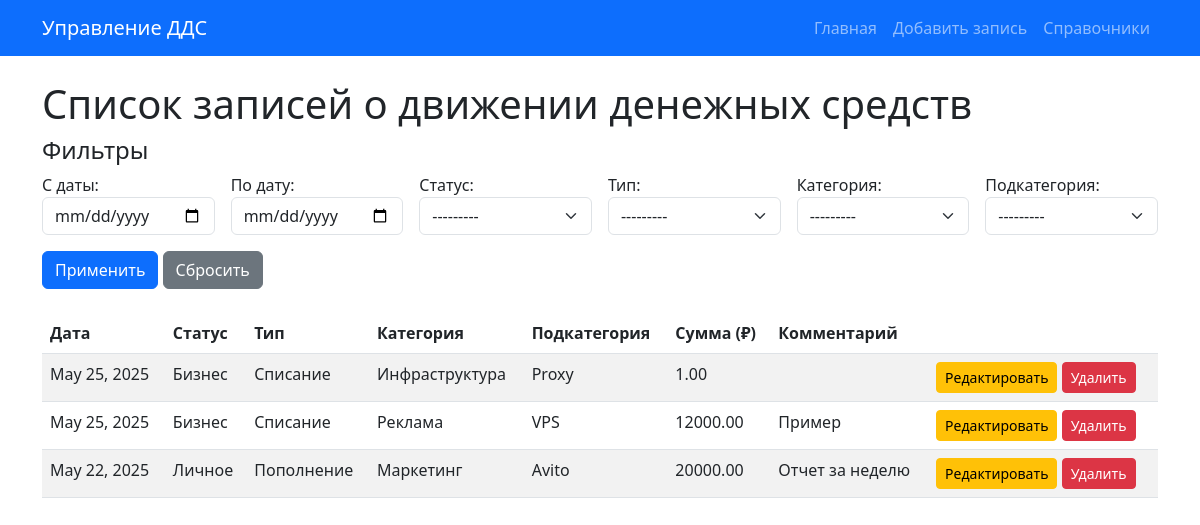
The page / on the database its author committed.
### cashflow_app/models.py (models this page shows, shortened)
class CashflowRecord(models.Model):
    created_at = models.DateField(auto_now_add=True)
    manual_date = models.DateField(null=True, blank=True)
    status = models.ForeignKey(Status, on_delete=models.SET_NULL, null=True)
    type = models.ForeignKey(Type, on_delete=models.SET_NULL, null=True)
    category = models.ForeignKey(Category, on_delete=models.SET_NULL, null=True)
    subcategory = models.ForeignKey(SubCategory, on_delete=models.SET_NULL, null=True)
    amount = models.DecimalField(max_digits=10, decimal_places=2)
    comment = models.TextField(blank=True, null=True)
    class Meta:
        verbose_name = "Запись ДДС"
        verbose_name_plural = "Записи ДДС"

class Status(models.Model):
    name = models.CharField(max_length=50)
    def __str__(self):
        return self.name
    class Meta:
        verbose_name = "Статус"
        verbose_name_plural = "Статусы"

class Type(models.Model):
    name = models.CharField(max_length=50)
    def __str__(self):
        return self.name
    class Meta:
        verbose_name = "Тип"
        verbose_name_plural = "Типы"

class Category(models.Model):
    name = models.CharField(max_length=50)
    type = models.ForeignKey(Type, on_delete=models.CASCADE, null=True, blank=True)
    def __str__(self):
        if self.type:
            return f"{self.name} ({self.type.name})"
        return self.name
    class Meta:
        verbose_name = "Категория"
        verbose_name_plural = "Категории"

class SubCategory(models.Model):
    name = models.CharField(max_length=50)
    category = models.ForeignKey(Category, on_delete=models.CASCADE)
    def __str__(self):
        return f"{self.name} ({self.category.name})"
    class Meta:
        verbose_name = "Подкатегория"
        verbose_name_plural = "Подкатегории"

### cashflow_app/views.py (the view, shortened to what this page needs)
# urls.py: path('', views.home_view, name='record_list'),
def home_view(request):
    if request.method == 'POST' and 'delete_record_id' in request.POST:
        record_id = request.POST.get('delete_record_id')
        record = get_object_or_404(CashflowRecord, id=record_id)
        record.delete()
        return redirect('record_list')  # Перенаправление на главную
    records = CashflowRecord.objects.all()
    filter_form = RecordFilterForm(request.GET or None)
    return render(request, 'record_list.html', {
        'records': records,
        'filter_form': filter_form,
    })

### cashflow_app/forms.py
class RecordFilterForm(forms.Form):
    date_from = forms.DateField(
        required=False,
        widget=forms.DateInput(attrs={'type': 'date', 'class': 'form-control'}),
        label='С даты'
    )
    date_to = forms.DateField(
        required=False,
        widget=forms.DateInput(attrs={'type': 'date', 'class': 'form-control'}),
        label='По дату'
    )
    status = forms.ModelChoiceField(
        queryset=Status.objects.all(),
        required=False,
        label='Статус',
        widget=forms.Select(attrs={'class': 'form-select'})
    )
    type = forms.ModelChoiceField(
        queryset=Type.objects.all(),
        required=False,
        label='Тип',
        widget=forms.Select(attrs={'class': 'form-select'})
    )
    category = forms.ModelChoiceField(
        queryset=Category.objects.all(),
        required=False,
        label='Категория',
        widget=forms.Select(attrs={'class': 'form-select'})
    )
    subcategory = forms.ModelChoiceField(
        queryset=SubCategory.objects.all(),
        required=False,
        label='Подкатегория',
        widget=forms.Select(attrs={'class': 'form-select'})
    )

### templates/record_list.html (shortened to what this page needs)
{% extends 'base.html' %}
{% block content %}
<h1>Список записей о движении денежных средств</h1>
<h4>Фильтры</h4>
<form method="get" class="row g-3 mb-4">
    <div class="col-md-2">{{ filter_form.date_from.label_tag }}{{ filter_form.date_from }}</div>
    <div class="col-md-2">{{ filter_form.date_to.label_tag }}{{ filter_form.date_to }}</div>
    <div class="col-md-2">{{ filter_form.status.label_tag }}{{ filter_form.status }}</div>
    <div class="col-md-2">{{ filter_form.type.label_tag }}{{ filter_form.type }}</div>
    <div class="col-md-2">{{ filter_form.category.label_tag }}{{ filter_form.category }}</div>
    <div class="col-md-2">{{ filter_form.subcategory.label_tag }}{{ filter_form.subcategory }}</div>
    <div class="col-12">
        <button type="submit" class="btn btn-primary">Применить</button>
        <a href="{% url 'record_list' %}" class="btn btn-secondary">Сбросить</a>
    </div>
</form>
<table class="table table-striped">
    <thead>
        <tr>
            <th>Дата</th>
            <th>Статус</th>
            <th>Тип</th>
            <th>Категория</th>
            <th>Подкатегория</th>
            <th>Сумма (₽)</th>
            <th>Комментарий</th>
            <th></th>
        </tr>
    </thead>
    <tbody>
        {% for record in records %}
        <tr>
            <td>{{ record.manual_date|default:record.created_at }}</td>
            <td>{{ record.status.name }}</td>
            <td>{{ record.type.name }}</td>
            <td>{{ record.category.name }}</td>
            <td>{{ record.subcategory.name }}</td>
            <td>{{ record.amount }}</td>
            <td>{{ record.comment }}</td>
            <td>
                <a href="{% url 'record_edit' record.id %}" class="btn btn-warning btn-sm">Редактировать</a>
                <form method="post" style="display:inline;">
                    <button type="submit" class="btn btn-danger btn-sm">Удалить</button>
                </form>
            </td>
        </tr>
        {% empty %}
        <tr><td colspan="8">Нет записей</td></tr>
        {% endfor %}
    </tbody>
</table>
{% endblock %}

### rows shown on the page
CashflowRecord: manual_date "May 25, 2025", status.name "Бизнес", type.name "Списание", category.name "Инфраструктура", subcategory.name "Proxy", amount "1.00"
CashflowRecord: manual_date "May 25, 2025", status.name "Бизнес", type.name "Списание", category.name "Реклама", subcategory.name "VPS", amount "12000.00", comment "Пример"
CashflowRecord: manual_date "May 22, 2025", status.name "Личное", type.name "Пополнение", category.name "Маркетинг", subcategory.name "Avito", amount "20000.00", comment "Отчет за неделю"

### other values the page prints
{{ filter_form.date_from.label_tag }} "С даты:"
{{ filter_form.date_to.label_tag }} "По дату:"
{{ filter_form.status.label_tag }} "Статус:"
{{ filter_form.type.label_tag }} "Тип:"
{{ filter_form.category.label_tag }} "Категория:"
{{ filter_form.subcategory.label_tag }} "Подкатегория:"
